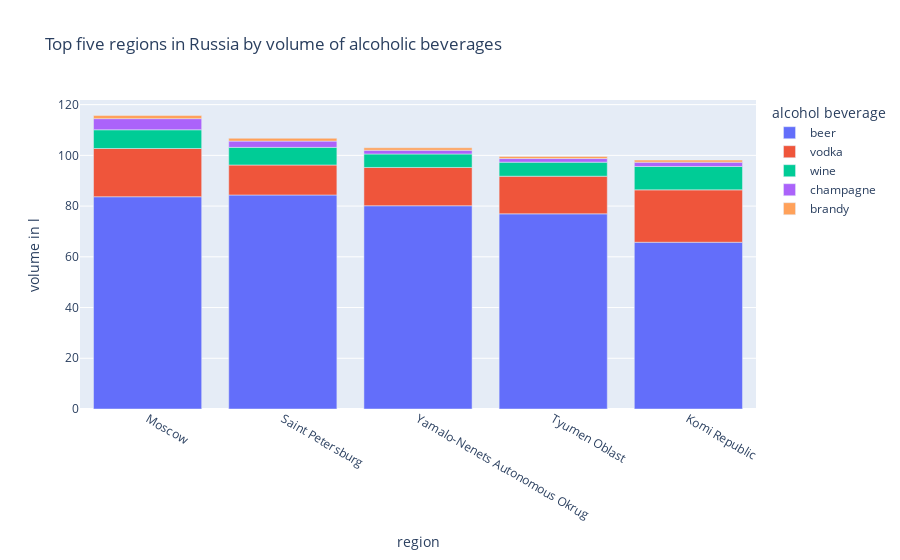

The notebook cell saved with this chart:
### Markdown cell above
Let's zoom in to to the top five regions in Russia in terms of the consumption of alcoholic beverages.

### Code cell
make_bar_chart(df_region.sort_values(by = "total_volume_mean", ascending = False).head(5),
               "region", drink_cat, 
               "Top five regions in Russia by volume of alcoholic beverages",
               {"value": "volume in l","variable":"alcohol beverage"})

### Figure 1 — Plotly figure (JSON) as saved in the notebook; plotly's stock layout.template omitted (floating-point values rounded to 4 significant figures)
{"data": [{"alignmentgroup": "True", "hovertemplate": "alcohol beverage=beer<br>region=%{x}<br>volume in l=%{y}<extra></extra>", "legendgroup": "beer", "marker": {"color": "#636efa", "pattern": {"shape": ""}}, "name": "beer", "offsetgroup": "beer", "orientation": "v", "showlegend": true, "textposition": "auto", "type": "bar", "x": ["Moscow", "Saint Petersburg", "Yamalo-Nenets Autonomous Okrug", "Tyumen Oblast", "Komi Republic"], "xaxis": "x", "y": [83.69, 84.38, 80.14, 76.95, 65.74], "yaxis": "y"}, {"alignmentgroup": "True", "hovertemplate": "alcohol beverage=vodka<br>region=%{x}<br>volume in l=%{y}<extra></extra>", "legendgroup": "vodka", "marker": {"color": "#EF553B", "pattern": {"shape": ""}}, "name": "vodka", "offsetgroup": "vodka", "orientation": "v", "showlegend": true, "textposition": "auto", "type": "bar", "x": ["Moscow", "Saint Petersburg", "Yamalo-Nenets Autonomous Okrug", "Tyumen Oblast", "Komi Republic"], "xaxis": "x", "y": [19.02, 11.82, 15.09, 14.83, 20.65], "yaxis": "y"}, {"alignmentgroup": "True", "hovertemplate": "alcohol beverage=wine<br>region=%{x}<br>volume in l=%{y}<extra></extra>", "legendgroup": "wine", "marker": {"color": "#00cc96", "pattern": {"shape": ""}}, "name": "wine", "offsetgroup": "wine", "orientation": "v", "showlegend": true, "textposition": "auto", "type": "bar", "x": ["Moscow", "Saint Petersburg", "Yamalo-Nenets Autonomous Okrug", "Tyumen Oblast", "Komi Republic"], "xaxis": "x", "y": [7.382, 6.953, 5.312, 5.542, 9.224], "yaxis": "y"}, {"alignmentgroup": "True", "hovertemplate": "alcohol beverage=champagne<br>region=%{x}<br>volume in l=%{y}<extra></extra>", "legendgroup": "champagne", "marker": {"color": "#ab63fa", "pattern": {"shape": ""}}, "name": "champagne", "offsetgroup": "champagne", "orientation": "v", "showlegend": true, "textposition": "auto", "type": "bar", "x": ["Moscow", "Saint Petersburg", "Yamalo-Nenets Autonomous Okrug", "Tyumen Oblast", "Komi Republic"], "xaxis": "x", "y": [4.386, 2.469, 1.486, 1.426, 1.697], "yaxis": "y"}, {"alignmentgroup": "True", "hovertemplate": "alcohol beverage=brandy<br>region=%{x}<br>volume in l=%{y}<extra></extra>", "legendgroup": "brandy", "marker": {"color": "#FFA15A", "pattern": {"shape": ""}}, "name": "brandy", "offsetgroup": "brandy", "orientation": "v", "showlegend": true, "textposition": "auto", "type": "bar", "x": ["Moscow", "Saint Petersburg", "Yamalo-Nenets Autonomous Okrug", "Tyumen Oblast", "Komi Republic"], "xaxis": "x", "y": [1.258, 1.117, 0.9516, 0.8416, 0.81], "yaxis": "y"}], "layout": {"barmode": "relative", "legend": {"title": {"text": "alcohol beverage"}, "tracegroupgap": 0}, "title": {"text": "Top five regions in Russia by volume of alcoholic beverages"}, "xaxis": {"anchor": "y", "domain": [0, 1], "title": {"text": "region"}}, "yaxis": {"anchor": "x", "domain": [0, 1], "title": {"text": "volume in l"}}}}
